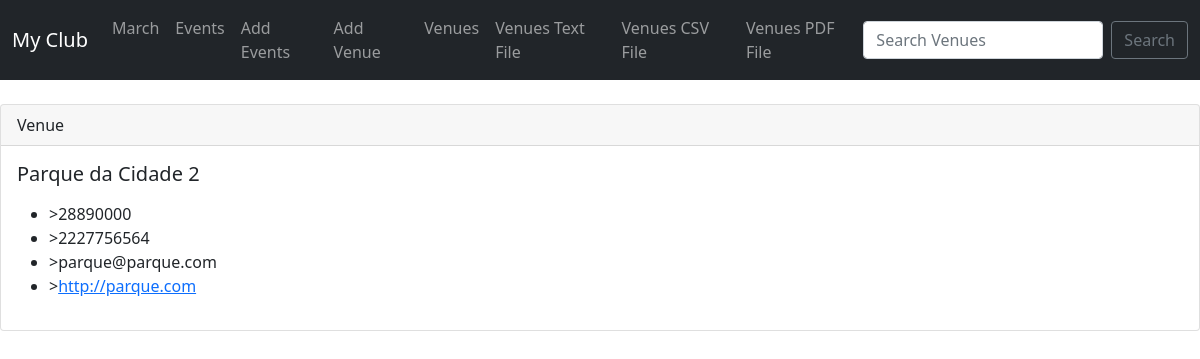
Page /show_venue/1 on the committed database.
### events/models.py (models this page shows)
class Venue(models.Model):
    name = models.CharField('Venue Name' , max_length=120)
    address = models.CharField(max_length=300)
    zip_code = models.CharField('Zip Code' , max_length=15)
    phone = models.CharField('Contact Phone' , max_length=25)
    web = models.URLField('Website Address')
    email_address = models.EmailField('Email Address')
    def __str__(self): # Retorna o nome na área de admin
        return self.name

### events/views.py (the view)
# urls.py: path('show_venue/<venue_id>' , views.show_venue, name='show-venue'),
def show_venue(request, venue_id):
    venue = Venue.objects.get(pk=venue_id)
    return render(request, 'events/show_venue.html' , {'venue': venue } )

### events/templates/events/show_venue.html (shortened to what this page needs)
{% extends 'events/base.html' %}
{% block content %}
            <div class="card">
                <div class="card-header">
                  Venue
                </div>
                <div class="card-body">
                  <h5 class="card-title">{{ venue }}</h5>
                  <p class="card-text">
                    <ul>
        <li>>{{ venue.zip_code }}</li>
        <li>>{{ venue.phone }}</li>
        <li>>{{ venue.email_address }}</li>
        <li>><a href="{{ venue.web }}">{{venue.web}}</li>
                    </ul>
                </p>
              </div>
            </div>
 {% endblock %}

### rows in the picture
Venue: name "Parque da Cidade 2", zip_code "28890000", phone "2227756564", email_address "parque@parque.com", web "http://parque.com"
